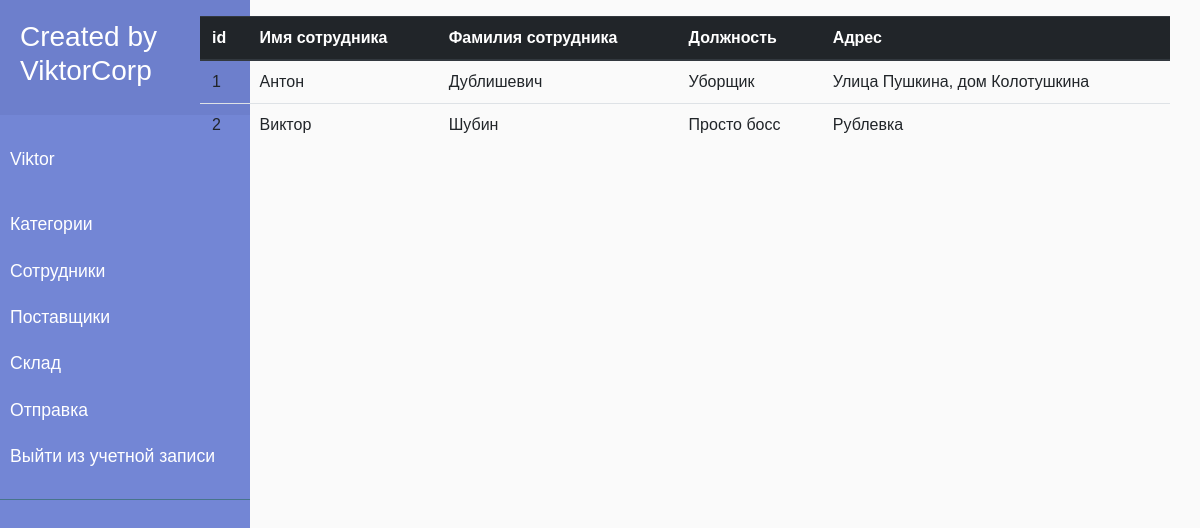
Before: /sotrudnik/ (signed in) with the older database file.
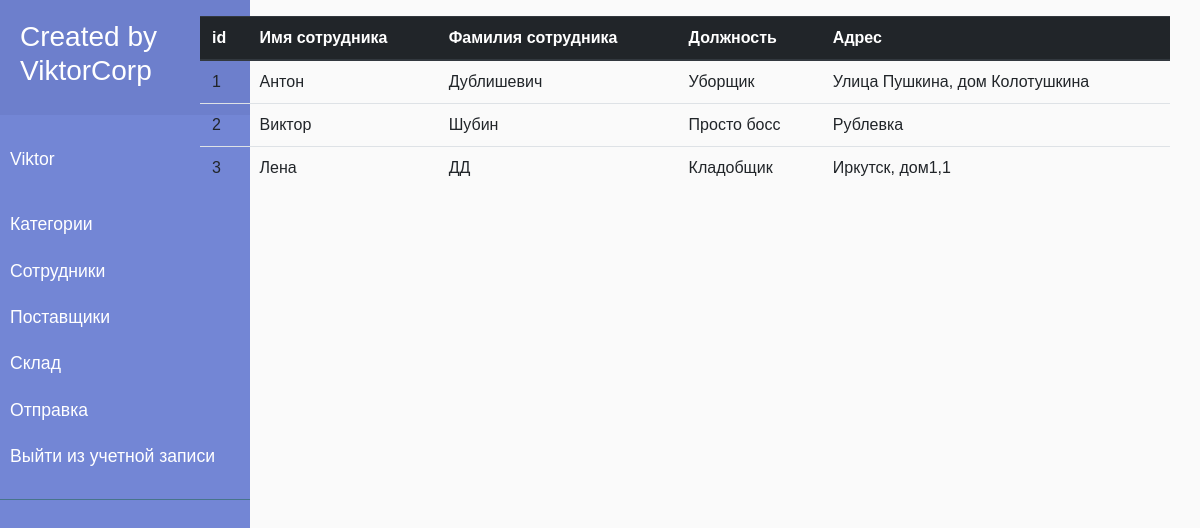
After: the same page with the newer database file.
### skladik/models.py (models this page shows, shortened)
class employee(models.Model):
  kod_sotrudnika = models.IntegerField()
  sotrudnik_name = models.CharField( max_length=200)
  sotrudnik_lastname = models.CharField(max_length=200)
  position = models.CharField(max_length=200)
  adres = models.CharField(max_length=200)

### skladik/views.py (the view)
# urls.py: path('sotrudnik/', views.sotrudnik, name = 'sotrudnik'),
def sotrudnik(request):
	sotrudnik_otobr = employee.objects.all()
	sat = {'sotrudnik_otobr': sotrudnik_otobr}
	return render(request, 'accounts/sotrudniki.html', sat)

### skladik/templates/accounts/sotrudniki.html (shortened to what this page needs)
{% extends 'base.html' %}
{% load static %}
	{% block body %}
		{% if user.is_authenticated %}
		<table class="table">
			<thead class="thead-dark">
				<tr>
				<th scope="col">id</th>
				<th scope="col">Имя сотрудника</th>
				<th scope="col">Фамилия сотрудника</th>
				<th scope="col">Должность</th>
				<th scope="col">Адрес</th>
				</tr>
				</thead>
			{% for employee in sotrudnik_otobr %}
			<tr>
				<td>{{ employee.id }}</td>
				<td>{{ employee.sotrudnik_name }}</td>
				<td>{{ employee.sotrudnik_lastname }}</td>
				<td>{{ employee.position }}</td>
				<td>{{ employee.adres }}</td>
			</tr>
			{% endfor %}
		</table>
{% endif %}
{% endblock %}

Changed rows visible on the page:
added employee: id "3", sotrudnik_name "Лена", sotrudnik_lastname "ДД", position "Кладобщик", adres "Иркутск, дом1,1"
